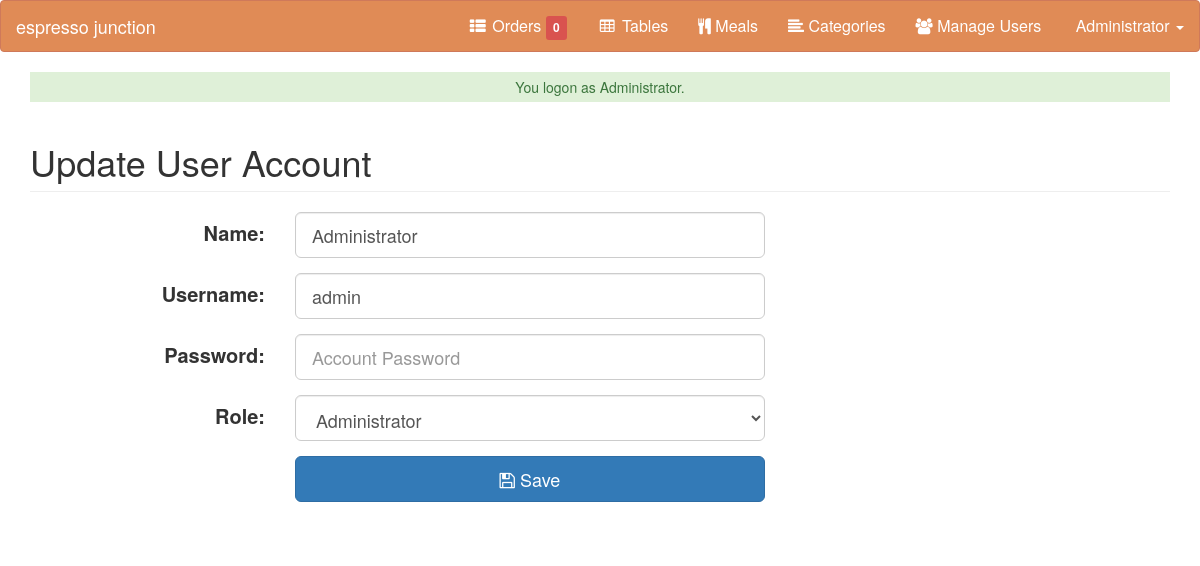
The app's page /user/index.php?view=edit&id=0007 (signed in) with its own data.
### tables this page shows
CREATE TABLE IF NOT EXISTS `tbltitle` (
  `TItleID` int(11) NOT NULL AUTO_INCREMENT,
  `Title` text NOT NULL,
  `Subtitle` text NOT NULL,
  PRIMARY KEY (`TItleID`)
);

CREATE TABLE IF NOT EXISTS `tblusers` (
  `USERID` varchar(30) NOT NULL,
  `FULLNAME` varchar(40) NOT NULL,
  `USERNAME` varchar(90) NOT NULL,
  `PASS` varchar(90) NOT NULL,
  `ROLE` varchar(30) NOT NULL,
  PRIMARY KEY (`USERID`)
);

### user/index.php (called while the page is built, shortened)
<?php
require_once("../include/initialize.php");
require_once ("../theme/templates.php");
?>

### include/database.php (called while the page is built, shortened)
<?php
class Database {
	var $sql_string = '';
	private $conn;
	public function open_connection() {
		$this->conn = mysqli_connect(server,user,pass,database_name);
	}
	function setQuery($sql='') {
		$this->sql_string=$sql;
	}
	function executeQuery() {
		$result = mysqli_query($this->conn,$this->sql_string);
		return $result;
	}
	private function confirm_query($result) {
		return $result;
	}
	function loadSingleResult() {
		$cur = $this->executeQuery();
		while ($row = mysqli_fetch_object($cur)) {
		return $data = $row;
		}
	}
	public function num_rows($result_set) {
		return mysqli_num_rows($result_set);
	}
}
$mydb = new Database();
?>

### include/function.php (called while the page is built, shortened)
<?php
function currentpage(){
		$this_page = $_SERVER['SCRIPT_NAME'];
	    $bits = explode('/',$this_page);
		 return $bits[3];
	}
?>

### include/accounts.php (called while the page is built, shortened)
<?php
require_once(LIB_PATH.DS.'database.php');
class User {
	protected static  $tblname = "tblusers";
	function single_user($id=""){
			global $mydb;
			$mydb->setQuery("SELECT * FROM ".self::$tblname."
				Where USERID= '{$id}' LIMIT 1");
			$cur = $mydb->loadSingleResult();
			return $cur;
	}
}
?>

### user/edit.php (the view, shortened to what this page needs)
<?php
  @$USERID = $_GET['id'];
  $user = New User();
  $singleuser = $user->single_user($USERID);
?>
 <form class="form-horizontal span6" action="controller.php?action=edit" method="POST">
          <fieldset>
            <h1 class="page-header"> Update User Account</h1>
                  <div class="form-group">
                    <div class="col-md-8">
                      <label style="font-size: 20px;" class="col-md-4 control-label" for=
                      "U_NAME">Name:</label>
                      <div class="col-md-8">
                         <input class="form-control input-lg" id="U_NAME" name="U_NAME" placeholder=
                            "Account Name" type="text" value="<?php echo $singleuser->FULLNAME; ?>" required>
                      </div>
                    </div>
                  </div>
                  <div class="form-group">
                    <div class="col-md-8">
                      <label style="font-size: 20px;" class="col-md-4 control-label" for=
                      "U_USERNAME">Username:</label>
                      <div class="col-md-8">
                         <input class="form-control input-lg" id="U_USERNAME" name="U_USERNAME" placeholder=
                            "Username" type="text" value="<?php echo $singleuser->USERNAME; ?>" required>
                      </div>
                    </div>
                  </div>
                  <div class="form-group">
                    <div class="col-md-8">
                      <label style="font-size: 20px;" class="col-md-4 control-label" for=
                      "U_PASS">Password:</label>
                      <div class="col-md-8">
                         <input class="form-control input-lg" id="U_PASS" name="U_PASS" placeholder=
                            "Account Password" type="Password" value="" required>
                      </div>
                    </div>
                  </div>
                  <div class="form-group">
                    <div class="col-md-8">
                      <label style="font-size: 20px;" class="col-md-4 control-label" for=
                      "U_ROLE">Role:</label>
                      <div class="col-md-8">
                       <select class="form-control input-lg" name="U_ROLE" id="U_ROLE">
                          <option value="Administrator"  <?php echo ($singleuser->ROLE=='Administrator') ? 'selected="true"': '' ; ?>>Administrator</option>
                        </select>
                      </div>
                    </div>
                  </div>
             <div class="form-group">
                    <div class="col-md-8">
                      <label class="col-md-4 control-label" for=
                      "idno"></label>
                      <div class="col-md-8">
                         <button style="width: 100%;" class="btn btn-primary btn-lg" name="save" type="submit" ><span class="fa fa-save fw-fa"></span> Save</button>
                      </div>
                    </div>
                  </div>
          </fieldset>
        <div class="form-group">
                <div class="rows">
                  <div class="col-md-6">
                    <label class="col-md-6 control-label" for=
                    "otherperson"></label>
                    <div class="col-md-6">
                    </div>
                  </div>
                  <div class="col-md-6" align="right">
                   </div>
              </div>
              </div>
        </form>
        </div>

### theme/templates.php (shortened to what this page needs)
<!DOCTYPE html>
<html lang="en">
<head>
    <link href="<?php echo web_root; ?>css/bootstrap.min.css" rel="stylesheet">
    <link href="<?php echo web_root; ?>css/dataTables.bootstrap.css" rel="stylesheet" type="text/css">
    <link href="<?php echo web_root; ?>css/bootstrap-datetimepicker.min.css" rel="stylesheet" type="text/css">
      <link href="<?php echo web_root; ?>css/bootstrap-timepicker.min.css" rel="stylesheet" type="text/css">
    <link href="<?php echo web_root; ?>font-awesome/css/font-awesome.min.css" rel="stylesheet" type="text/css">
    <link href="<?php echo web_root; ?>css/ekko-lightbox.css" rel="stylesheet">
    <link href="<?php echo web_root; ?>css/jquery.treetable.css" rel="stylesheet">
        <link href="<?php echo web_root; ?>css/jquery.treetable.theme.default.css" rel="stylesheet">
</head>
  <?php
  $query = "SELECT SUM(TOTALPAYMENT) AS 'SALES' FROM `tblpayments`
             WHERE  DATE(TRANSDATE) =CURDATE()";
        $mydb->setQuery($query);
   $query = "SELECT * FROM `tblorders`
             WHERE  STATUS='Pending' GROUP BY ORDERNO ";
        $mydb->setQuery($query);
        $cur = $mydb->executeQuery();
        $maxrow = $mydb->num_rows($cur);
                $sql = "SELECT * FROM `tbltitle` WHERE TItleID=1";
                 $mydb->setQuery($sql);
                $viewTitle = $mydb->loadSingleResult();
?>
<body>
<div id="wrapper">
        <nav class="navbar navbar-pos  " role="navigation">
            <div class="navbar-header">
                <?php
                if ($_SESSION['ADMIN_ROLE']=='Administrator') {
             ?>
                <a class="navbar-brand" href="../changetitle.php"   data-toggle="lightbox" data-title="Change Title"><?php
                echo $viewTitle->Title;;
            ?> </a>
          <?php }else if($_SESSION['ADMIN_ROLE']=='Cashier'){ ?>
                <a class="navbar-brand"><?php
                echo $viewTitle->Title;;
            ?> </a>
        <?php    } ?>
            </div>
            <div class="collapse navbar-collapse navbar-ex1-collapse">
                <ul class="nav navbar-nav top-nav navbar-right ">
<?php
if (isset($_SESSION['ADMIN_ROLE']) && ($_SESSION['ADMIN_ROLE'] == 'Cashier' || $_SESSION['ADMIN_ROLE'] == 'Administrator')) {
    $view = isset($_GET['view']) ? $_GET['view'] : '';
    $maxrow = isset($maxrow) ? $maxrow : 0;
    ?>
    <li class="<?php echo ($view == 'POS' || $view == 'addmeal') ? "active" : false; ?>">
        <a href="<?php echo web_root; ?>orders/index.php?view=POS">
            <i class="fa fa-fw fa-th-list"></i> Orders
            <div id="notif" class="label label-danger"><?php echo $maxrow; ?></div>
        </a>
    </li>
<?php } ?>
<?php if ($_SESSION['ADMIN_ROLE']=='Administrator'  || $_SESSION['ADMIN_ROLE']=='Cashier') { ?>
                    <li class="<?php echo (currentpage() == 'table') ? "active" : false;?>">
                        <a href="<?php echo web_root; ?>table/"><i class="fa fa-fw fa-table"></i> Tables</a>
                    </li>
<?php } ?>
<?php if ($_SESSION['ADMIN_ROLE']=='Administrator'  || $_SESSION['ADMIN_ROLE']=='Cashier') { ?>
                    <li class="<?php echo (currentpage() == 'meals') ? "active" : false;?>">
                        <a href="<?php echo web_root; ?>meals/"><i class="fa fa-cutlery"></i> Meals</a>
                    </li>
                    <li class="<?php echo (currentpage() == 'category') ? "active" : false;?>">
                        <a href="<?php echo web_root; ?>category/"><i class="fa fa-align-left"></i> Categories</a>
                    </li>
<?php } ?>
<?php if ($_SESSION['ADMIN_ROLE']=='Administrator' || $_SESSION['ADMIN_ROLE']=='Admin') {?>
                    <li class="<?php echo (currentpage() == 'user') ? "active" : false;?>">
                        <a href="<?php echo web_root; ?>user/"><i class="fa fa-users"></i> Manage Users</a>
                    </li>
<?php } ?>
  <li class="dropdown">
                    <a href="#" class="dropdown-toggle" data-toggle="dropdown"><i class="fa fa-user-o"></i> <?php echo $_SESSION['ADMIN_FULLNAME']; ?> <b class="caret"></b></a>
                </li>
                </ul>
            </div>
        </nav>
        <div id="page-wrapper">
            <div class="container">
                  <?php require_once $content; ?>
            </div>
        </div>
</body>
</html>

### theme/templates.php (style rules this page uses)
.navbar-pos { background-color: #E08B56; border-color: #CF795A; }
.navbar-pos .navbar-brand { color: #fff; }
.navbar-pos .navbar-nav > li > a { color: #fff; }
.navbar-pos .navbar-collapse, .navbar-pos .navbar-form { border-color: #CF795A; }
.nav { font-size: 16px; }

### records on screen
tbltitle: Title "espresso junction"
tblusers: U_NAME "Administrator", U_USERNAME "admin", U_ROLE "Administrator"

### other values on screen
$maxrow "0"
$_SESSION['ADMIN_FULLNAME'] "Administrator"
$_SESSION['message'] "You logon as Administrator."
